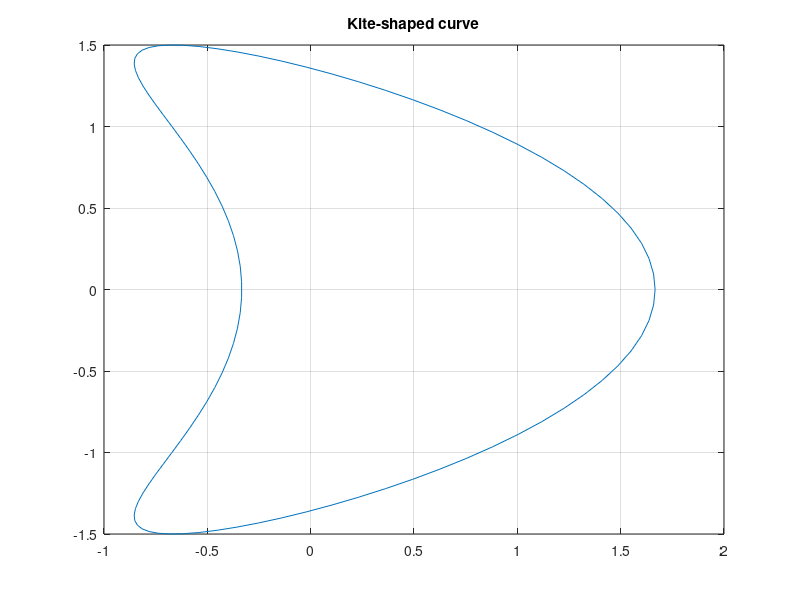

Write the MATLAB code that produced this figure.
t = linspace(0,1,100);
cx = cos(2*pi*t) + 2/3 * cos(4*pi*t);
cy = 3/2 * sin(2*pi*t);

figure;
plot(cx,cy);
hold on;
title("Kite-shaped curve");

grid on;
